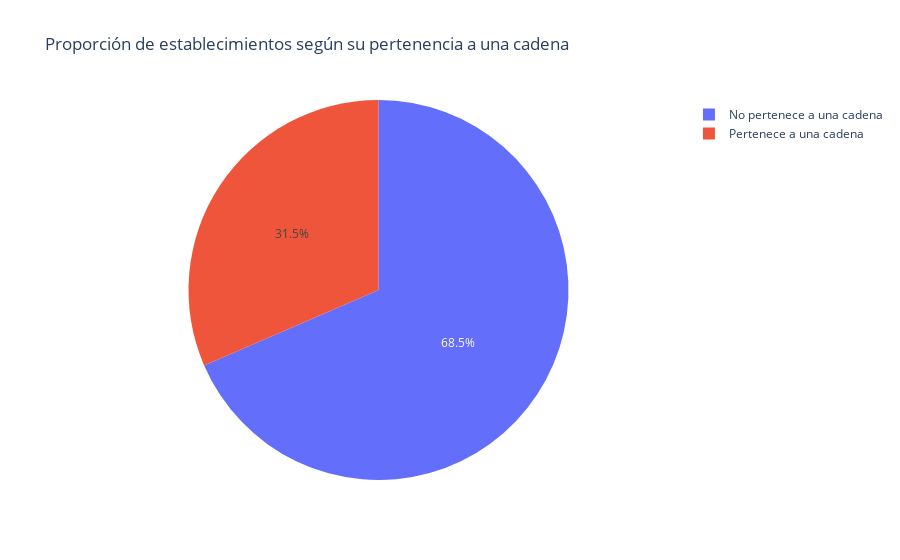

Write notebook code for a chart like this one.
### Code cell
fig = px.pie(rest_by_chain,names='chain',values='number_places',title='Proporción de establecimientos según su pertenencia a una cadena')
fig.show()

### Figure 1 — Plotly figure (JSON) as saved in the notebook; plotly's stock layout.template omitted (floating-point values rounded to 4 significant figures)
{"data": [{"domain": {"x": [0, 1], "y": [0, 1]}, "hovertemplate": "chain=%{label}<br>number_places=%{value}<extra></extra>", "labels": ["No pertenece a una cadena", "Pertenece a una cadena"], "legendgroup": "", "name": "", "showlegend": true, "type": "pie", "values": [5943, 2733]}], "layout": {"legend": {"tracegroupgap": 0}, "title": {"text": "Proporción de establecimientos según su pertenencia a una cadena"}}}
